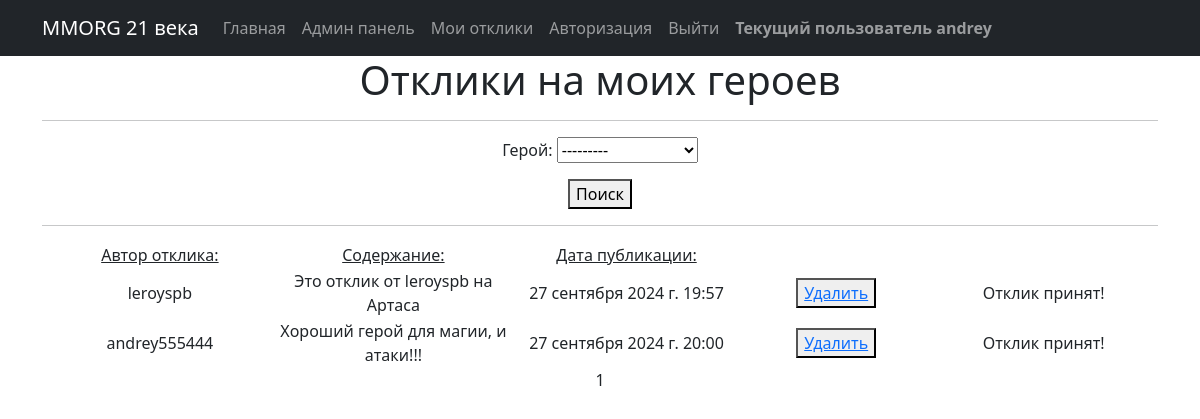
/responses/ (signed in), run on an earlier commit of the app's database.
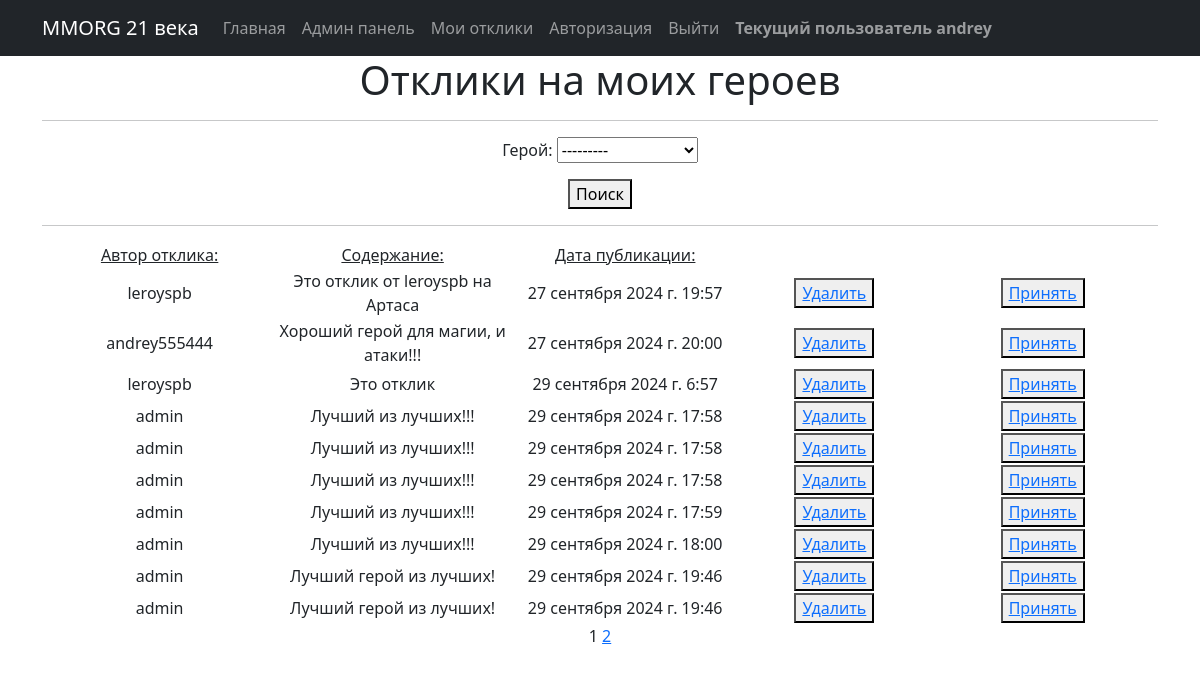
And on a later commit of the database.
### board/models.py (models this page shows, shortened)
class UserResponse(models.Model):
    author = models.ForeignKey(User, on_delete=models.CASCADE, verbose_name='Автор отклика')
    text = models.TextField(verbose_name='Текст')
    status = models.BooleanField(default=False)
    add = models.ForeignKey(Message, on_delete=models.CASCADE, verbose_name='Герой')
    created_at = models.DateTimeField(auto_now_add=True, verbose_name='Дата отклика')
    class Meta:
        verbose_name = 'Отклик'
        verbose_name_plural = 'Отклики'

### board/views.py (the view)
# urls.py: path('responses/', ResponseList.as_view(), name='response'),
class ResponseList(LoginRequiredMixin, ListView):
    form_class = RespondForm
    model = UserResponse
    template_name = 'responses.html'
    context_object_name = 'responses'
    paginate_by = 10
    def get_context_data(self, **kwargs):
        context = super().get_context_data(**kwargs)
        context['filterset'] = self.filterset
        return context
    def get_queryset(self):
        queryset = super().get_queryset().filter(add__author=self.request.user)
        self.filterset = ResponseFilter(self.request.GET, queryset=queryset, request=self.request.user.id)
        return self.filterset.qs  # И возвращаем отфильтрованные результаты

### board/models.py (called while the page is built)
    def __str__(self):
        return self.title

### templates/responses.html (shortened to what this page needs)
{% extends 'flatpages/default.html' %}
{% block content %}
<h1>Отклики на моих героев</h1>
<hr>
<form action="" method="get">
    {{ filterset.form.as_p }}
    <button type="submit">Поиск</button>
</form>
<hr>
{% if responses %}
    <table style="margin-left: 1px; margin-rith: ;">
        <tr>
            <td style="width: 200px"><u>Автор отклика:</u></td>
            <td style="width: 200px"><u>Содержание:</u></td>
            <td style="width: 200px"><u>Дата публикации:</u></td>
        </tr>
        {% for re in responses %}
        <tr>
            <td style="width: 250px">{{re.author}}</td>
            <td style="width: 250px">{{re.text}}</td>
            <td style="width: 250px">{{re.created_at}}</td>
            <td style="width: 200px"><button type="submit"><a href={% url 'response_delete' re.id%}> Удалить </a></button></td>
            {% if re.status == False %}
            <td style="width: 250px"><button type="submit"><a href={% url 'response_status' re.id %}>Принять</a></button> </td>
            {% else %}
            <td style="width: 250px">Отклик принят!</td>
            {% endif %}
        </tr>
        {% endfor %}
    </table>
{% else %}
    <h2>Откликов нет!</h2>
{% endif %}
   {{ page_obj.number }}
   {% if page_obj.has_next %}
       <a href="?page={{ page_obj.next_page_number }}">{{ page_obj.next_page_number }}</a>
   {% endif %}
{% endblock content %}

### templates/flatpages/default.html (shortened to what this page needs)
<!DOCTYPE html>
<html lang="en">
    <head>
        {% load static %}
        <link href="{% static 'css/styles.css' %}" rel="stylesheet" />
    </head>
    <body>
<nav class="navbar navbar-expand-lg navbar-dark bg-dark static-top">
   <div class="container">
       <a class="navbar-brand" href="#">MMORG 21 века</a>
       <div class="collapse navbar-collapse" id="navbarResponsive">
           <ul class="navbar-nav ml-auto">
               <li class="nav-item active">
                   <a class="nav-link" href="/">Главная
                   </a>
               </li>
               <li class="nav-item">
                   <a class="nav-link" href="/admin/">Админ панель</a>
               </li>
               <li class="nav-item">
                   <a class="nav-link" href="/responses/">Мои отклики</a>
               </li>
                <li class="nav-item">
               <li class="nav-item">
                   <a class="nav-link" href="/accounts/login/">Авторизация</a>
               </li>
                  <li class="nav-item">
               <li class="nav-item">
                   <a class="nav-link" href="/accounts/logout/">Выйти</a>
               </li>
                <li class="nav-item">
                   <a class="nav-link" href='#'> <strong>Текущий пользователь {{user.username}}</strong></a>
               </li>
           </ul>
       </div>
   </div>
</nav>
<div class="container">
   <div class="row">
       <div class="col-lg-12 text-center">
           {% block content %}{% endblock content %}
       </div>
   </div>
</div>
    </body>
</html>

What changed in the data, as far as the page shows it:
changed UserResponse "Это отклик от leroyspb на Артаса": status "Отклик принят!" → "Принять"
changed UserResponse "Хороший герой для магии, и атаки!!!": status "Отклик принят!" → "Принять"
added UserResponse: author "leroyspb", text "Это отклик", created_at "29 сентября 2024 г. 6:57", status "Принять"
added UserResponse: author "admin", text "Лучший из лучших!!!", created_at "29 сентября 2024 г. 17:58", status "Принять"
added UserResponse: author "admin", text "Лучший из лучших!!!", created_at "29 сентября 2024 г. 17:58", status "Принять"
added UserResponse: author "admin", text "Лучший из лучших!!!", created_at "29 сентября 2024 г. 17:58", status "Принять"
added UserResponse: author "admin", text "Лучший из лучших!!!", created_at "29 сентября 2024 г. 17:59", status "Принять"
added UserResponse: author "admin", text "Лучший из лучших!!!", created_at "29 сентября 2024 г. 18:00", status "Принять"
added UserResponse: author "admin", text "Лучший герой из лучших!", created_at "29 сентября 2024 г. 19:46", status "Принять"
added UserResponse: author "admin", text "Лучший герой из лучших!", created_at "29 сентября 2024 г. 19:46", status "Принять"
Also different on the page:
{{ page_obj.next_page_number }}: (not shown) → "2"
